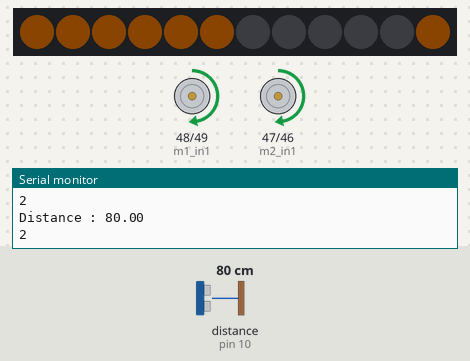
Recording of a sketch running on a simulated Arduino Mega 2560, built with avr-gcc and run on an emulated ATmega2560. Parts: 12 RGB LEDs in strip order, left to right, motor-driver pin pairs drawn as motors (green arrow = first pin HIGH = forward, orange = second pin HIGH = backward, longer = more drive, scaled by the enable pin), the last lines printed to the serial monitor. The test bench sets the inputs (shaded band); at power-on: distance to the obstacle (sensor on pin 10) 80 cm. Dim RGB values are drawn brighter than linear.

Above: at 1.8 s.
1.9 s: distance to the obstacle (sensor on pin 10) set to 32 cm
3.4 s: distance to the obstacle (sensor on pin 10) set to 27 cm
At 4.3 s:
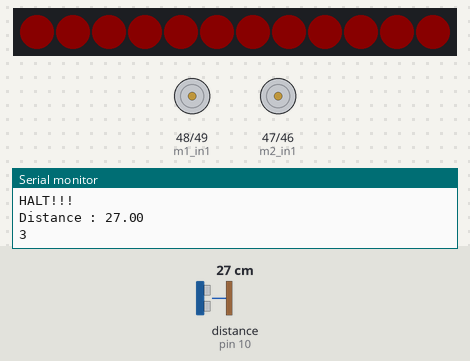
6.4 s: distance to the obstacle (sensor on pin 10) set to 35 cm
At 8.6 s:
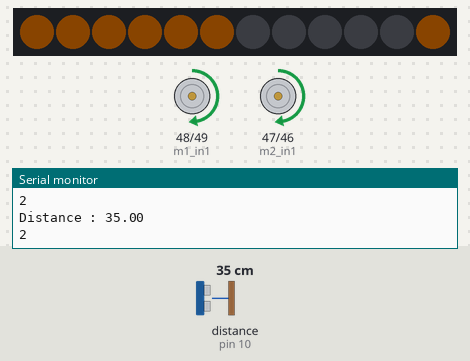
9.4 s: distance to the obstacle (sensor on pin 10) set to 2 cm
At 12.7 s:
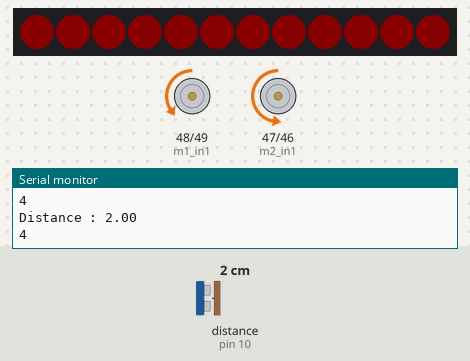
Timing chart, 0 to 13.4 s (numbered marks = the images above; inputs shaded):
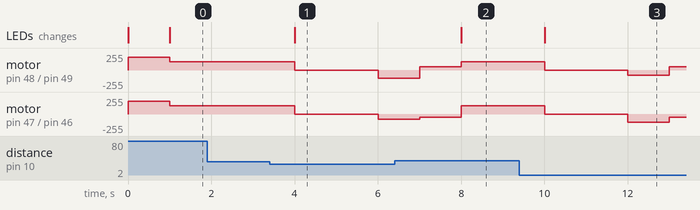

The sketch:

labo_02.ino
```cpp
#include <HCSR04.h>
#include <MeAuriga.h>
#include <Wire.h>

MeUltrasonicSensor ultraSensor(PORT_10);

enum State {
  STATE_START,
  STATE_MARCHE,
  STATE_LENT,
  STATE_ARRET,
  STATE_RECULE,
  STATE_PIVOTE
};
State currentState = STATE_START;


float dist = 400;

#define ALL_LEDS 0
#define LEDNUM  12 // Auriga on-board light ring has 12 LEDs
#define LED_PIN 44

// on-board LED ring, at PORT0 (onboard)
MeRGBLed led( 0, LEDNUM );
// uint8_t red = 8 * (1 + sin(1 / 2.0 / 4.0) );
// uint8_t green = 8 * (1 + sin(1 / 1.0 / 9.0 + 2.1) );
// uint8_t blue = 8 * (1 + sin(1 / 3.0 / 14.0 + 4.2) );

int maxPwm = 255;
int turnPwm = 50;

//Motor Left
const int m1_pwm = 11;
const int m1_in1 = 48; // M1 ENA
const int m1_in2 = 49; // M1 ENB

//Motor Right
const int m2_pwm = 10;
const int m2_in1 = 47; // M2 ENA
const int m2_in2 = 46; // M2 ENB

void setup() {
  // put your setup code here, to run once:
  Serial.begin(9600);
  led.setpin( LED_PIN );
  pinMode(m1_pwm, OUTPUT);  //We have to set PWM pin as output
  pinMode(m1_in2, OUTPUT);  //Logic pins are also set as output
  pinMode(m1_in1, OUTPUT);

  pinMode(m2_pwm, OUTPUT);  //We have to set PWM pin as output
  pinMode(m2_in2, OUTPUT);  //Logic pins are also set as output
  pinMode(m2_in1, OUTPUT);

  // test

    //led.setColorAt( ALL_LEDS, 0, 0, blue );
}

void loop() {
  unsigned long currentTime = millis();
  // put your main code here, to run repeatedly:
  measureDistance(currentTime);
  printInfo(currentTime);

  switch (currentState) {

    case STATE_START:
      currentState = STATE_MARCHE;
      break;

    case STATE_MARCHE:
      marche();
      break;

    case STATE_LENT:
      lent();
      break;

    case STATE_ARRET:
      arret(currentTime);
      break;

    case STATE_RECULE:
      recule(currentTime);
      break;

    case STATE_PIVOTE:
      pivote(currentTime);
      break;
  }
}

void measureDistance(unsigned long ct) {
  static unsigned long lt;
  if (ct - lt >= 1000) {
    lt = ct;
    dist = ultraSensor.distanceCm();
    Serial.println(dist);
  }
}

void printInfo(unsigned long ct) {
  static unsigned long lt;
  if (ct - lt >= 250) {
    lt = ct;
    Serial.print("Distance : ");
    Serial.println(dist);
    Serial.println(currentState);
  }
}

void marche() {
  static bool firstTime = true;
  if (firstTime) {
    firstTime = false;
    led.setColor( 0, 0, 0, 0 );
    ledTask();
    FullSpeedMode();
  }

  if (dist < 100) {
    currentState = STATE_LENT;
    firstTime = true;
  }
}

void lent() {
  static bool firstTime = true;
  if (firstTime) {
    firstTime = false;
    led.setColor( 0, 0, 0, 0 );
    ledTask();
    ReduceSpeed();
  }

  if (dist >= 100) {
    currentState = STATE_MARCHE;
    firstTime = true;
  }
  else if (dist < 30) {
    currentState = STATE_ARRET;
    firstTime = true;
  }
}

void arret(unsigned long ct) {
  static bool firstTime = true;
  static unsigned long lt = ct;
  if (firstTime) {
    firstTime = false;
    lt = ct;
    led.setColor( 0, 0, 0, 0 );
    ledTask();
      //arrete les moteurs
      Serial.println("HALT!!!");
      Stop();
  }


  if (ct - lt >= 2000) {
    lt = ct;
    currentState = STATE_RECULE;
    firstTime = true;
  }
}

void recule(unsigned long ct) {
  static bool firstTime = true;
  static unsigned long lt = ct;
  if (firstTime) {
    firstTime = false;
    lt = ct;
  //moteurs à reculon
  Reverse();
  Serial.println("poulet");
  }
  if (ct - lt >= 1000) {
    lt = ct;
    currentState = STATE_PIVOTE;
    firstTime = true;
  }
}

void pivote(unsigned long ct) {
  static bool firstTime = true;
  static unsigned long lt = ct;
  if (firstTime) {
    firstTime = false;
    lt = ct;
  TurnRight();
  }
  //tourne de 180¤ vers la gauche

  if (ct - lt >= 1000) {
    lt = ct;
      //Stop();
      firstTime = true;
      currentState = STATE_MARCHE;
  }

  }

void ledTask() {
  switch (currentState) {
    case STATE_START:
      currentState = STATE_MARCHE;
      break;

    case STATE_MARCHE:
      //La moitié arrière de l’anneau est verte.
      for (int i = 5; i < 12; i++) {
        led.setColorAt( i, 0, 10, 0 );
      }
      led.show();
      break;

    case STATE_LENT:
      //Moitié avant de l’anneau est jaune.
      for (int i = 0; i < 6; i++) {
        led.setColorAt( i, 10, 5, 0 );
      }
      led.setColorAt(11, 10, 5, 0);
      led.show();
      break;

    case STATE_ARRET:
     //L’anneau entière est rouge.
      led.setColor( ALL_LEDS, 10, 0, 0 );
      led.show();
      break;

    case STATE_RECULE:
      //L’anneau entière est rouge.
      led.setColor( ALL_LEDS, 0, 0, 0 );
      led.show();
      break;

    case STATE_PIVOTE:
      //L’anneau entière est rouge.
      break;
  }
}

//Je fais n'importe quoi

void FullSpeedMode() {
  digitalWrite(m1_in2, LOW);
  digitalWrite(m1_in1, HIGH);
  analogWrite(m1_pwm, maxPwm * 0.75);

  digitalWrite(m2_in2, LOW);
  digitalWrite(m2_in1, HIGH);
  analogWrite(m2_pwm, maxPwm * 0.75);
}

void ReduceSpeed() {
  digitalWrite(m1_in2, LOW);
  digitalWrite(m1_in1, HIGH);
  analogWrite(m1_pwm, maxPwm * 0.5);  //Set speed via PWM

  digitalWrite(m2_in2, LOW);
  digitalWrite(m2_in1, HIGH);
  analogWrite(m2_pwm, maxPwm * 0.5);  //Set speed via PWM
}

void Stop() {
  analogWrite(m1_pwm, 0);
  analogWrite(m2_pwm, 0);
}

void TurnRight() {
  digitalWrite(m1_in2, LOW);
  digitalWrite(m1_in1, HIGH);
  analogWrite(m1_pwm, turnPwm);  //Set speed via PWM

  digitalWrite(m2_in2, HIGH);
  digitalWrite(m2_in1, LOW);
  analogWrite(m2_pwm, turnPwm);  //Set speed via PWM
}

void Reverse() {
  digitalWrite(m1_in2, HIGH);
  digitalWrite(m1_in1, LOW);
  analogWrite(m1_pwm, maxPwm * 0.3);

  digitalWrite(m2_in2, HIGH);
  digitalWrite(m2_in1, LOW);
  analogWrite(m2_pwm, maxPwm * 0.3);
}
```

Measured:
- the behaviour switches between 30 and 29 cm on distance to the obstacle (sensor on pin 10) (found by bisection; images 0 and 1)
- after the input at 3.4 s, motor on pin 48 (m1_in1) / pin 49 (m1_in2): forward 127/255 → stopped after 0.61 s, → backward 127/255 2.0 s later; motor on pin 47 (m2_in1) / pin 46 (m2_in2): forward 127/255 → stopped after 0.61 s, → backward 76/255 2.0 s later; the LEDs: change after 0.61 s (image 1)
- after the input at 6.4 s, the LEDs: first differ from a run without the input after 1.6 s (image 2)
- after the input at 9.4 s, motor on pin 48 (m1_in1) / pin 49 (m1_in2): forward 127/255 → stopped after 0.60 s, → backward 76/255 2.0 s later, → forward 50/255 1.0 s later; motor on pin 47 (m2_in1) / pin 46 (m2_in2): forward 127/255 → stopped after 0.60 s, → backward 127/255 2.0 s later, → backward 50/255 1.0 s later
